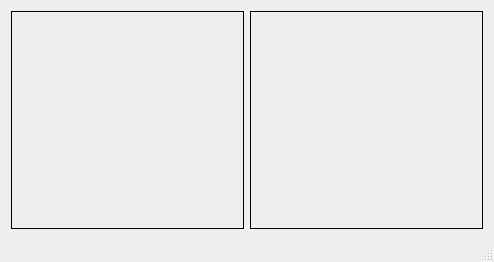
<?xml version="1.0" encoding="UTF-8"?>
<ui version="4.0">
 <class>MainWindow</class>
 <widget class="QMainWindow" name="MainWindow">
  <property name="windowModality">
   <enum>Qt::NonModal</enum>
  </property>
  <property name="geometry">
   <rect>
    <x>0</x>
    <y>0</y>
    <width>494</width>
    <height>262</height>
   </rect>
  </property>
  <property name="windowTitle">
   <string>KinectReader</string>
  </property>
  <property name="windowIcon">
   <iconset resource="resources.qrc">
    <normaloff>:/logo3.png</normaloff>:/logo3.png</iconset>
  </property>
  <widget class="QWidget" name="centralWidget">
   <layout class="QVBoxLayout" name="verticalLayout">
    <item>
     <layout class="QVBoxLayout" name="verticalLayout_2">
      <item>
       <layout class="QHBoxLayout" name="horizontalLayout_2">
        <item>
         <widget class="QLabel" name="labelDepth">
          <property name="frameShape">
           <enum>QFrame::Box</enum>
          </property>
          <property name="text">
           <string/>
          </property>
         </widget>
        </item>
        <item>
         <widget class="QLabel" name="labelImage">
          <property name="frameShape">
           <enum>QFrame::Box</enum>
          </property>
          <property name="text">
           <string/>
          </property>
         </widget>
        </item>
       </layout>
      </item>
     </layout>
    </item>
   </layout>
  </widget>
  <widget class="QStatusBar" name="statusBar"/>
  <widget class="QMenuBar" name="menuBar">
   <property name="geometry">
    <rect>
     <x>0</x>
     <y>0</y>
     <width>494</width>
     <height>21</height>
    </rect>
   </property>
  </widget>
  <action name="actionSdaads">
   <property name="text">
    <string>sdaads</string>
   </property>
  </action>
 </widget>
 <layoutdefault spacing="6" margin="11"/>
 <resources>
  <include location="resources.qrc"/>
 </resources>
 <connections/>
</ui>
